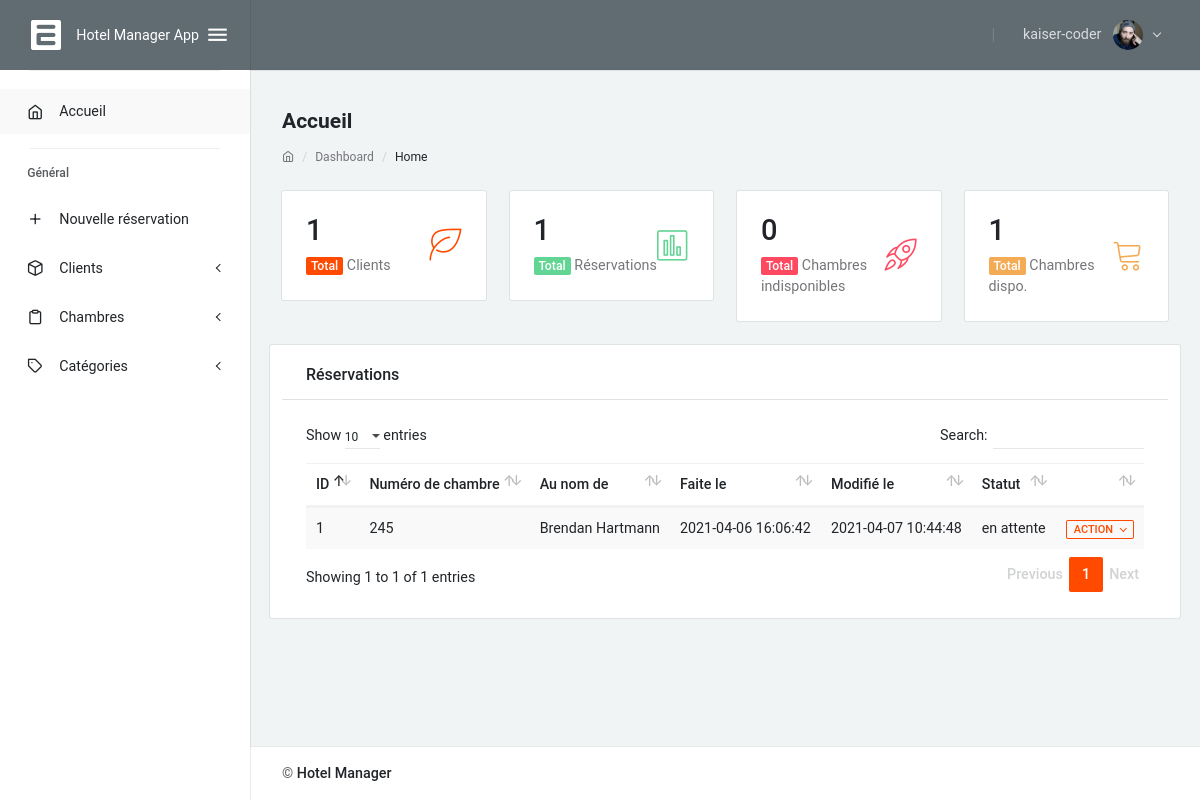
/index.php/dashboard/home (signed in), run on the app's committed database.
### tables this page shows
CREATE TABLE IF NOT EXISTS `bookings` (
  `id` int(2) NOT NULL AUTO_INCREMENT,
  `client_id` int(2) DEFAULT NULL,
  `room` int(3) DEFAULT NULL,
  `begin` date DEFAULT NULL,
  `end` date DEFAULT NULL,
  `duration` int(3) DEFAULT NULL,
  `created_at` datetime DEFAULT CURRENT_TIMESTAMP,
  `updated_at` datetime DEFAULT CURRENT_TIMESTAMP ON UPDATE CURRENT_TIMESTAMP,
  `status` enum('prise','en attente','annulee') DEFAULT 'en attente',
  PRIMARY KEY (`id`)
);

CREATE TABLE IF NOT EXISTS `rooms` (
  `id` int(2) NOT NULL AUTO_INCREMENT,
  `number` int(4) DEFAULT NULL,
  `category_id` int(2) DEFAULT NULL,
  `created_at` datetime DEFAULT CURRENT_TIMESTAMP,
  `updated_at` datetime DEFAULT CURRENT_TIMESTAMP ON UPDATE CURRENT_TIMESTAMP,
  `available` enum('true','false') DEFAULT 'true',
  PRIMARY KEY (`id`)
);

CREATE TABLE IF NOT EXISTS `clients` (
  `id` int(11) NOT NULL AUTO_INCREMENT,
  `first_name` varchar(30) DEFAULT NULL,
  `last_name` varchar(30) DEFAULT NULL,
  `gender` varchar(3) DEFAULT NULL,
  `nationality` varchar(20) DEFAULT NULL,
  `address` varchar(50) DEFAULT NULL,
  `phone_number` varchar(15) DEFAULT NULL,
  `ID_card` varchar(20) DEFAULT NULL,
  `created_at` datetime DEFAULT CURRENT_TIMESTAMP,
  `updated_at` datetime DEFAULT CURRENT_TIMESTAMP ON UPDATE CURRENT_TIMESTAMP,
  `status` varchar(10) DEFAULT 'active',
  PRIMARY KEY (`id`),
  UNIQUE KEY `ID_card` (`ID_card`),
  UNIQUE KEY `first_name` (`first_name`),
  UNIQUE KEY `last_name` (`last_name`)
);

### template/pages/home.php (the view, shortened to what this page needs)
<?php
	$db = require('connection.php');
	include('template/partials/breadcrumb.php');
?>
<?php
	$query1 = $db->query('SELECT bookings.id as id, bookings.duration as duration, bookings.begin, clients.first_name as client_fn, clients.last_name as client_ln, bookings.created_at as created_at, bookings.updated_at as updated_at, bookings.`status` as status, rooms.number as room
	FROM bookings
	join clients ON bookings.client_id = clients.id
	join rooms ON bookings.room = rooms.number');
	$bookings = $query1->fetchAll(PDO::FETCH_OBJ);
?>
<?php
	$query2 = $db->query('SELECT (SELECT COUNT(id) FROM clients) AS clients_count,
		(SELECT COUNT(id) FROM bookings WHERE status = "en attente") AS bookings_count,
		(SELECT COUNT(id) FROM rooms WHERE available = false) AS rooms_unavailable_count,
		(SELECT COUNT(id) FROM rooms WHERE available = true) AS rooms_available_count');
	$counts = $query2->fetch(PDO::FETCH_ASSOC);
?>
<div class="row">
   <div class="col-lg-12">
      <div class="row">
         <div class="col-md-3">
            <div class="card mb-4">
               <div class="card-body">
                  <div class="d-flex align-items-center justify-content-between">
                     <div class="">
                        <h2 class="mb-2"><?php echo $counts['clients_count']; ?></h2>
                        <p class="text-muted mb-0"><span class="badge badge-primary">Total</span>
                           Clients</p>
                     </div>
                     <div class="lnr lnr-leaf display-4 text-primary"></div>
                  </div>
               </div>
            </div>
         </div>
         <div class="col-md-3">
            <div class="card mb-4">
               <div class="card-body">
                  <div class="d-flex align-items-center justify-content-between">
                     <div class="">
                        <h2 class="mb-2"><?php echo $counts['bookings_count']; ?></h2>
                        <p class="text-muted mb-0"><span class="badge badge-success">Total</span> Réservations
                        </p>
                     </div>
                     <div class="lnr lnr-chart-bars display-4 text-success"></div>
                  </div>
               </div>
            </div>
         </div>
         <div class="col-md-3">
            <div class="card mb-4">
               <div class="card-body">
                  <div class="d-flex align-items-center justify-content-between">
                     <div class="">
                        <h2 class="mb-2"> <?php echo $counts['rooms_unavailable_count']; ?> <small></small></h2>
                        <p class="text-muted mb-0"><span class="badge badge-danger">Total</span>
                           Chambres indisponibles</p>
                     </div>
                     <div class="lnr lnr-rocket display-4 text-danger"></div>
                  </div>
               </div>
            </div>
         </div>
         <div class="col-md-3">
            <div class="card mb-4">
               <div class="card-body">
                  <div class="d-flex align-items-center justify-content-between">
                     <div class="">
                        <h2 class="mb-2"><?php echo $counts['rooms_available_count']; ?></h2>
                        <p class="text-muted mb-0"><span class="badge badge-warning">Total</span>
                           Chambres dispo.</p>
                     </div>
                     <div class="lnr lnr-cart display-4 text-warning"></div>
                  </div>
               </div>
            </div>
         </div>
      </div>
   </div>
</div>
<div class="row card mb-4">
	<div class="col-lg-12">
		<div class="card-header pb-0">
			<h5>Réservations</h5>
		</div>
		<div class="card-body">
			<table class="table table-striped" id="my_table" style="width:100%">
				<thead>
					<tr>
						<th>ID</th>
						<th>Numéro de chambre</th>
						<th>Au nom de</th>
						<th>Faite le</th>
						<th>Modifié le</th>
						<th>Statut</th>
						<th></th>
					</tr>
				</thead>
				<tbody>
					<?php
						foreach ($bookings as $booking) {
					?>
					<tr>
						<td><?php echo $booking->id; ?></td>
						<td><?php echo $booking->room; ?></td>
						<td><?php echo $booking->client_fn .' '. $booking->client_ln; ?></td>
						<td><?php echo $booking->created_at; ?></td>
						<td><?php echo $booking->updated_at; ?></td>
						<td><?php echo $booking->status; ?></td>
						<td class="actions">
							<div class="btn-group">
								<button type="button" class="btn btn-outline-primary btn-xs dropdown-toggle"
									data-toggle="dropdown" aria-haspopup="true" aria-expanded="false">
									Action
								</button>
							</div>
						</td>
					</tr>
					<?php
						}
					?>
				</tbody>
			</table>
		</div>
	</div>
</div>

### data on the page
bookings: id "1", rooms.number "245", client.first_name "Brendan", client.last_name "Hartmann", created_at "2021-04-06 16:06:42", updated_at "2021-04-07 10:44:48", status "en attente"

### other printed values
$_SESSION['username'] "kaiser-coder"
$title "Accueil"
$url[1] "Dashboard"
$url[2] "Home"
$counts['clients_count'] "1"
$counts['bookings_count'] "1"
$counts['rooms_unavailable_count'] "0"
$counts['rooms_available_count'] "1"
